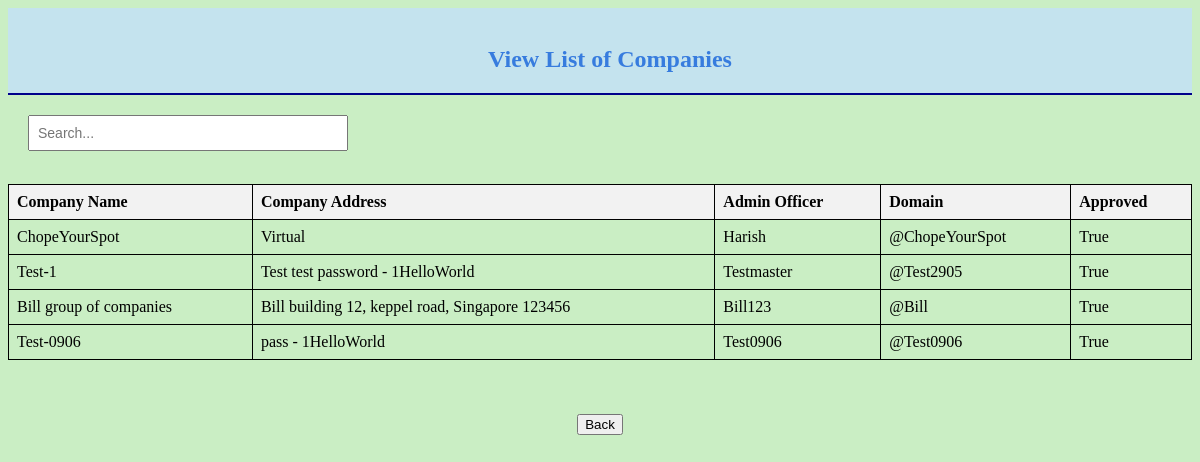
The app's page /System_Admin/viewlistofcompanies, older data.
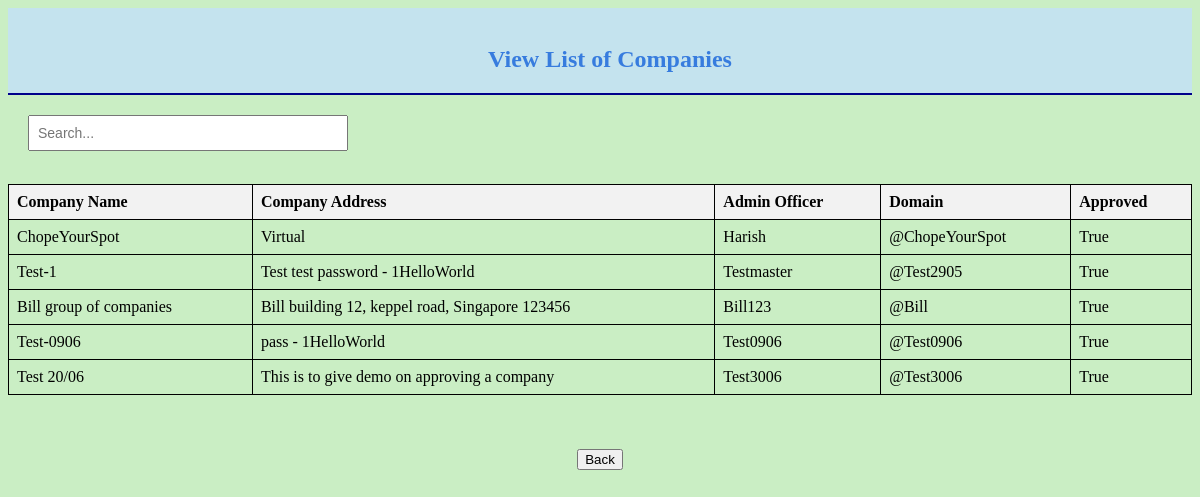
The same page, newer data.
### login/models.py (models this page shows, shortened)
class registeredDomains(models.Model):
    company_name = models.CharField(max_length=30)
    company_Address = models.CharField(max_length=50)
    admin_officer = models.CharField(max_length=30)
    domain = models.CharField(max_length=30)
    approved =  models.BooleanField(default=False)

### System_Admin/views.py (the view)
# urls.py: path('viewlistofcompanies',views.viewlistofcompanies, name = 'viewlistofcompanies'),
@never_cache
def viewlistofcompanies(request):
    companies = registeredDomains.objects.all()
    is_empty = not companies.exists()  # Check if queryset is empty
    return render(request, 'viewlistofcompanies.html', {'companies': companies, 'is_empty': is_empty})

### System_Admin/templates/viewlistofcompanies.html (shortened to what this page needs)
{% load static %}
<!DOCTYPE html>
<html>
    <head>
    </head>
    <body bgcolor = #CAEEC4>
        <div class = "heading">
            <br>
            <font color = #377CDE><h2 style="padding-left: 20px;" id = "unamefield">View List of Companies</h2></font>
            <hr color=#00008B>
        </div>
        {% if not is_empty %}
        <div class="search-container">
            <input type="text" id="searchInput" placeholder="Search..." onkeyup="searchTable()">
        </div>
        {% endif %}
        <div class = "content">
            <br>
            {% if is_empty %}
            <p><font color = "red"> No Records Found! </font></p>
            {% else %}
            <table border="1" id="dataTable">
                <thead>
                    <tr>
                        <th>Company Name</th>
                        <th>Company Address</th>
                        <th>Admin Officer</th>
                        <th>Domain</th>
                        <th>Approved</th>
                    </tr>
                </thead>
                <tbody>
                    {% for cpmny in companies %}
                    <tr>
                        <td>{{ cpmny.company_name }}</td>
                        <td>{{ cpmny.company_Address|default:"-" }}</td>
                        <td>{{ cpmny.admin_officer|default:"-" }}</td>
                        <td>{{ cpmny.domain|default:"-" }}</td>
                        <td>{{ cpmny.approved|default:"<font color = 'red'>Not Approved</font>" }}</td>
                    </tr>
                    {% endfor %}
                </tbody>
            </table>
            {% endif %}
            <br><br><br>
            <a href = "./"><input type="button" id = "Back" name = "Back" value="Back"></a> <br>
        </div>
    </body>
</html>

### System_Admin/templates/viewlistofcompanies.html (style rules this page uses)
.heading { background-color: rgb(196, 227, 238); text-align: center; }
.content { text-align: center; }
.search-container { text-align: left; margin-bottom: 15px; margin-top: 20px; margin-left: 20px; }
.search-container input { width: 300px; padding: 8px; font-size: 14px; }
table { width: 100%; border-collapse: collapse; }
th, td { padding: 8px; text-align: left; border: 1px solid rgb(0, 0, 0); word-wrap: break-word; overflow-wrap: break-word; word-break: break-all; }
th { background-color: #f2f2f2; }

Row changes from the older to the newer data that the page shows:
added registeredDomains: company_name "Test 20/06", company_Address "This is to give demo on approving a company", admin_officer "Test3006", domain "@Test3006", approved "True"
